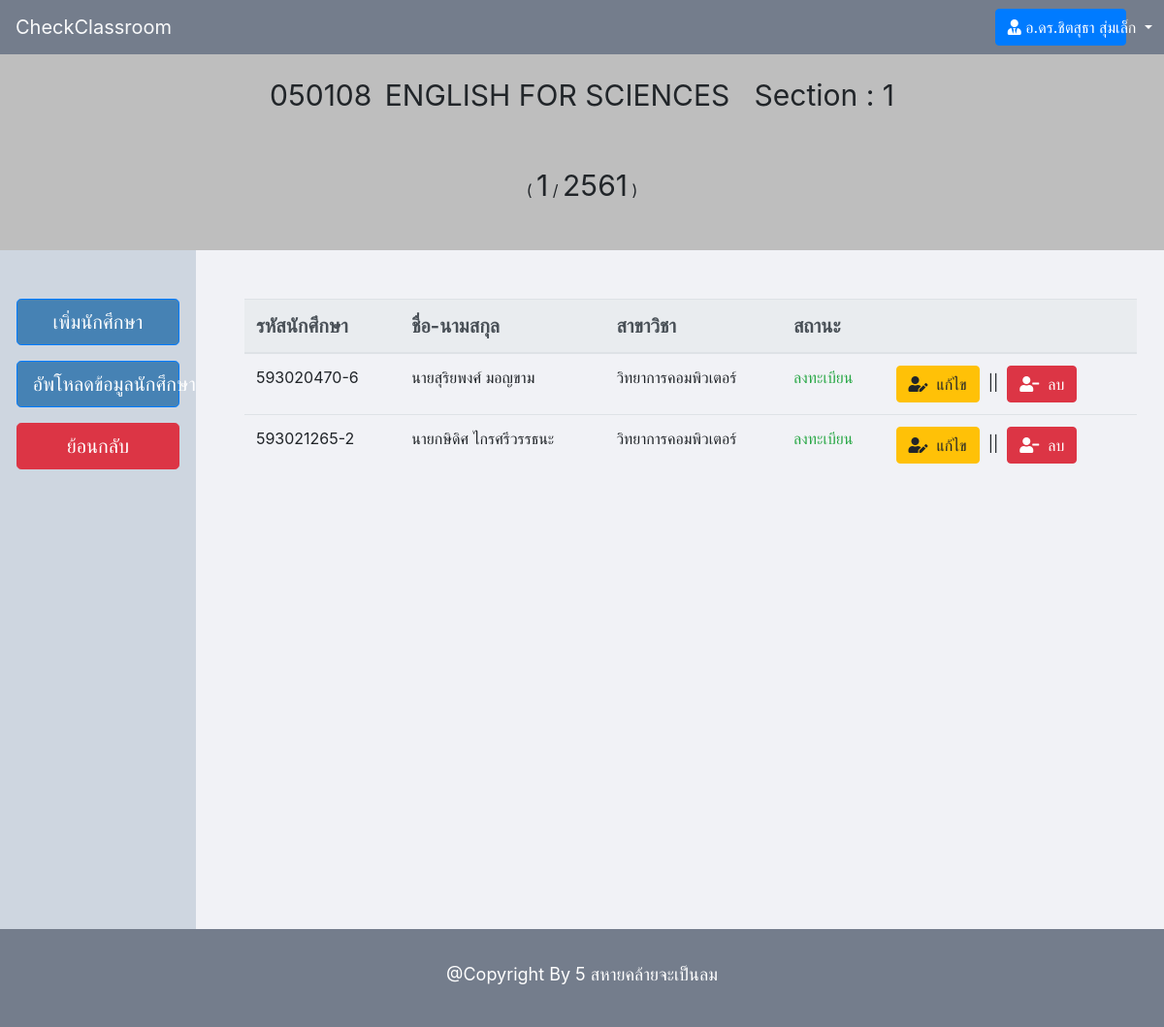
Before: /admin/detail_class.php?id=15&c_id=050108&c_sec=1 (signed in) with the older database file.
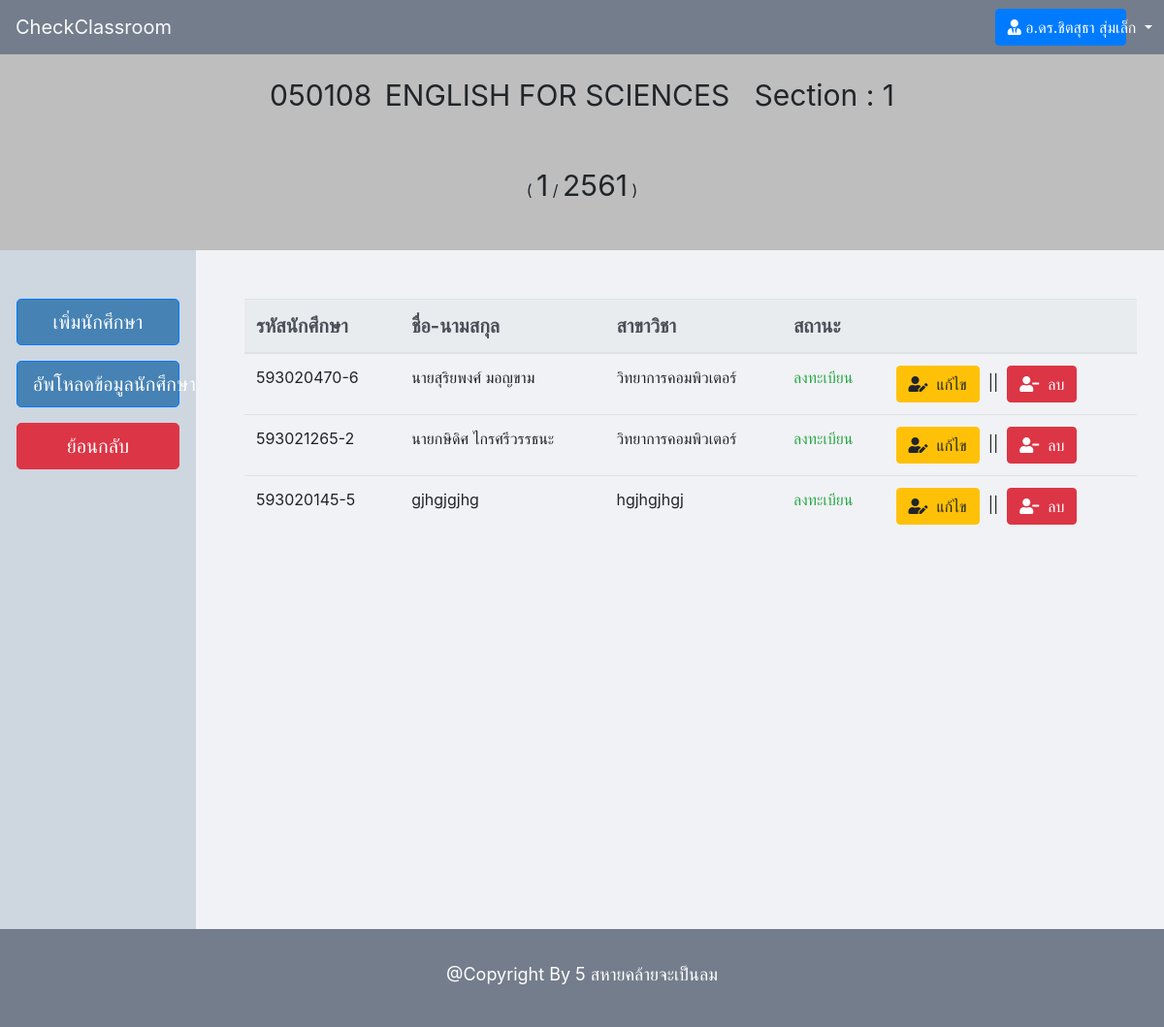
After: the same page with the newer database file.
### tables this page shows
CREATE TABLE `enroll` (
  `enroll_id` int(10) NOT NULL,
  `c_id` varchar(10) NOT NULL,
  `c_name` varchar(255) NOT NULL,
  `c_sec` int(3) NOT NULL,
  `c_year` varchar(20) NOT NULL,
  `c_term` int(1) NOT NULL,
  `l_name` varchar(50) DEFAULT NULL,
  `l_username` varchar(30) DEFAULT NULL,
  `t_username` varchar(50) DEFAULT NULL,
  `t_name` varchar(100) DEFAULT NULL,
  `s_id` varchar(30) NOT NULL,
  `s_name` varchar(50) NOT NULL,
  `s_department` varchar(30) NOT NULL,
  `status` int(1) DEFAULT '1'
);

### admin/detail_class.php (the view, shortened to what the changed rows need)
<?php
	include '../connect.php';
	$stmt2=$pdo->prepare("SELECT * FROM classroom WHERE id = ?");
	$stmt2->bindParam(1,$_GET['id']);
	$stmt2->execute();
	while ($row2=$stmt2->fetch()) {
		$rowCID['c_id'] =  $row2['c_id'];
		$rowCNAME['c_name'] = $row2['c_name'];
		$rowCTERM['c_term'] = $row2['c_term'];
		$rowCSEC['c_sec'] = $row2['c_sec'];
		$rowCYEAR['c_year'] = $row2['c_year'];
	}
	$stmt7 = $pdo->prepare("SELECT * FROM enroll WHERE c_id = ? AND c_sec = ? AND c_term = ? AND c_year = ? AND c_name = ?");
	$stmt7->bindParam(1,$rowCID['c_id']);
	$stmt7->bindParam(2,$rowCSEC['c_sec']);
	$stmt7->bindParam(3,$rowCTERM['c_term']);
	$stmt7->bindParam(4,$rowCYEAR['c_year']);
	$stmt7->bindParam(5,$rowCNAME['c_name']);
	$stmt7->execute();
	if (!empty($_SESSION['username']) && $_SESSION['permission'] == 1 || $_SESSION['permission'] == 2) { ?>
<!DOCTYPE html>
<html>
<head>
	<link rel="stylesheet" href="https://maxcdn.bootstrapcdn.com/bootstrap/4.0.0/css/bootstrap.min.css">
	<link rel="stylesheet" href="https://use.fontawesome.com/releases/v5.7.2/css/all.css">
	<link rel="stylesheet" type="text/css" href="../style.css">
</head>
<body>
	<div style="min-height: 850px;background-color: #ecf0f1;">
		<div style="display: flex;">
					<div style="background-color:#f1f2f6;min-width: 85%;min-height: 500px;padding: 50px;">
						<div class="table-responsive">
						<table class="table table-hover">
							<thead class="text-primary thead-light" style="font-size: 20px;">
								<tr>
									<th>รหัสนักศึกษา</th>
									<th>ชื่อ-นามสกุล</th>
									<th>สาขาวิชา</th>
									<th>สถานะ</th>
									<th></th>
								</tr>
							</thead>
							<tbody style="font-size: 16px;">
								<?php while ($row7=$stmt7->fetch()) { ?>
									<tr>
										<td><?=$row7['s_id']?></td>
										<td><?=$row7['s_name']?></td>
										<td><?=$row7['s_department']?></td>
										<?php if ($row7['status'] == 1) { ?>
											<td class="text-success">ลงทะเบียน</td>
										<?php }if ($row7['status'] == 2) { ?>
											<td class="text-warning">ถอนรายวิชา</td>
										<?php }if ($row7['status'] == 3) { ?>
											<td class="text-danger">ลาออก</td>
										<?php } ?>
										<td>
											<button class="btn btn-warning" data-toggle="modal" data-target="#edit_student<?=$row7['enroll_id']?>"><i class="fas fa-user-edit"></i>&nbsp;&nbsp;แก้ไข</button> &nbsp;||&nbsp;
											<button class="btn btn-danger" data-toggle="modal" data-target="#delete_student<?=$row7['enroll_id']?>"><i class="fas fa-user-minus"></i>&nbsp;&nbsp;ลบ</button>
										</td>
									</tr>
								<?php } ?>
							</tbody>
						</table>
						</div>
					</div>
			</div>
				    </div>
</body>
</html>
<?php } else {
		setcookie('wrong_login',1,time()+10,'/');
		echo "<script type='text/javascript'> window.location.href = '../index.php';</script>";
	} ?>

Changed rows visible on the page:
added enroll: s "593020145-5", s_name "gjhgjgjhg", s_department "hgjhgjhgj", status "ลงทะเบียน"
